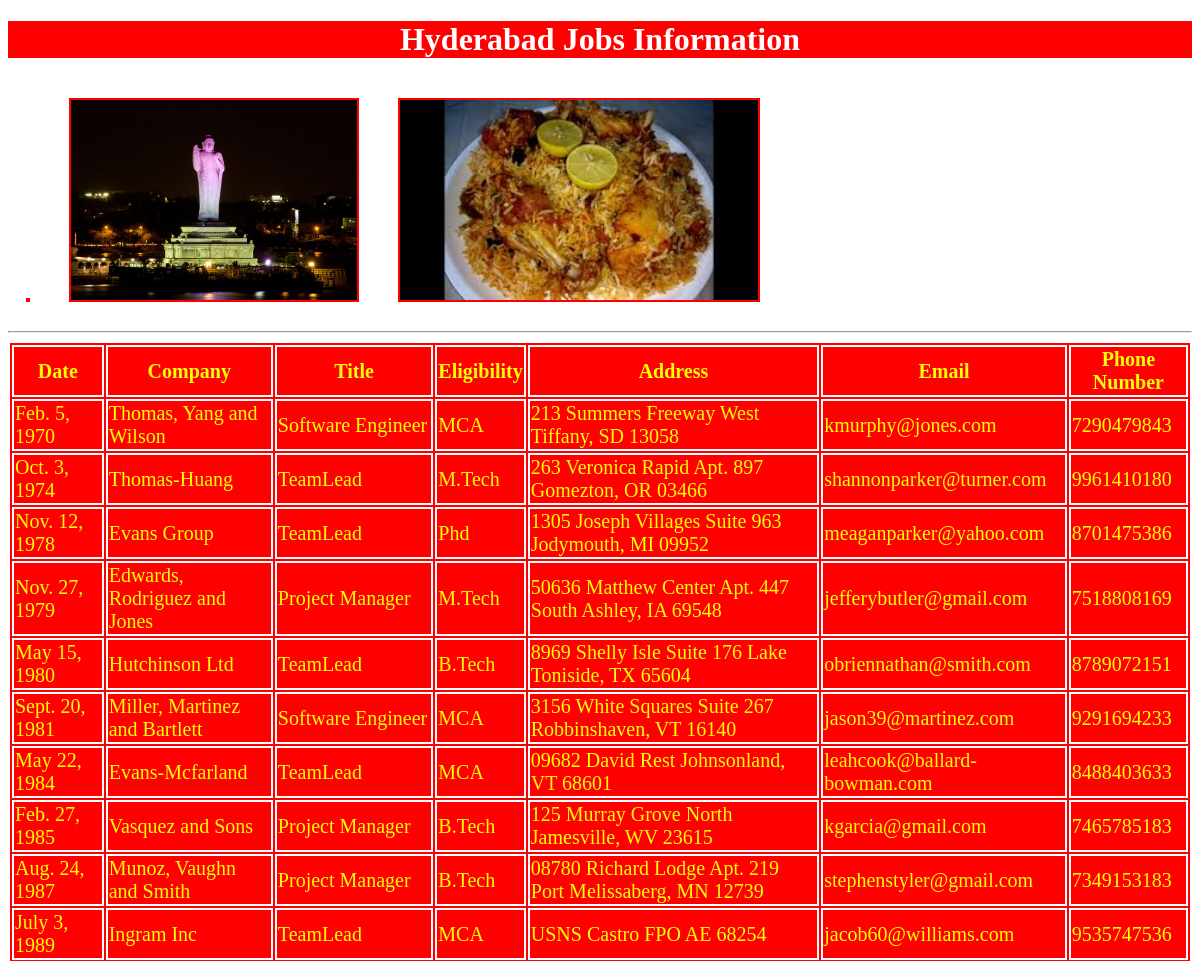
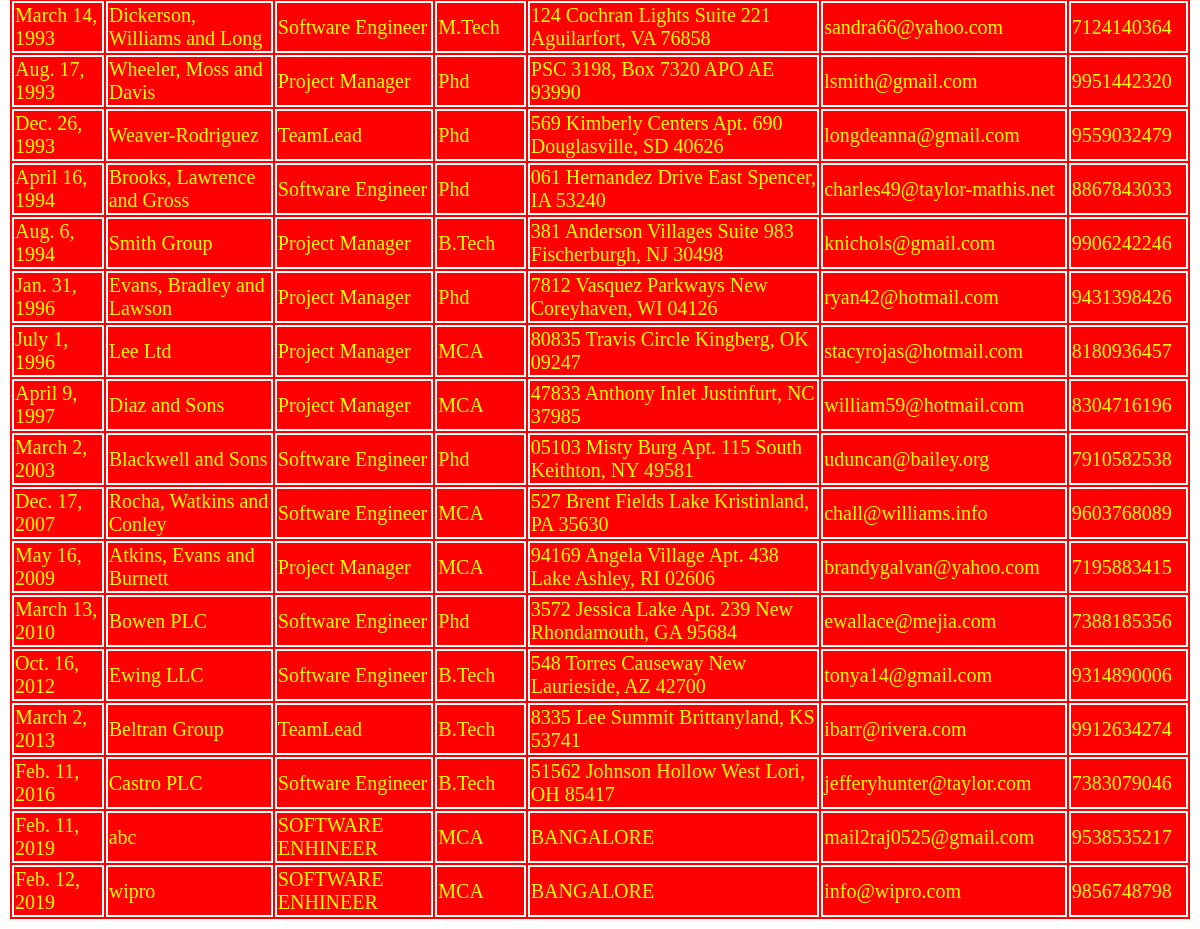
Screenshot of /hydjobs/ with the database file from the repository (2 pictures, top to bottom).
### testapp/models.py (models this page shows)
class hydjobs(models.Model):
    date=models.DateField();
    company=models.CharField(max_length=100);
    title=models.CharField(max_length=100);
    eligibility=models.CharField(max_length=100);
    address=models.CharField(max_length=100);
    email=models.EmailField();
    phonenumber=models.IntegerField()

### testapp/views.py (the view)
# urls.py: url(r'^hydjobs/', views.hydjobs1),
def hydjobs1(request):
    jobs_list=hydjobs.objects.order_by('date')
    my_dict={'jobs_list':jobs_list}
    return render(request,'testapp/hydjobs.html',context=my_dict)

### templates/testapp/hydjobs.html (shortened to what this page needs)
<!DOCTYPE html>
{% load staticfiles %}
<html lang="en" dir="ltr">
  <head>
    <link rel="stylesheet" href="{% static "css/demo.css" %}">
  </head>
  <body>
    <h1>Hyderabad Jobs Information</h1>
        <img src="{%static "images/hyd1.jpg"%}" alt="">
        <img src="{%static "images/hyd2.jpg"%}" alt="">
        <img src="{%static "images/hyd3.jpg"%}" alt="">
        <hr>
        {% if jobs_list %}
        <table id='tab'>
          <thead>
            <th>Date</th>
            <th>Company</th>
            <th>Title</th>
            <th>Eligibility</th>
            <th>Address</th>
            <th>Email</th>
            <th>Phone Number</th>
          </thead>
          {% for job in jobs_list %}
          <tr>
            <td>{{job.date}}</td>
            <td>{{job.company}}</td>
            <td>{{job.title}}</td>
            <td>{{job.eligibility}}</td>
            <td>{{job.address}}</td>
            <td>{{job.email}}</td>
            <td>{{job.phonenumber}}</td>
          </tr>
          {% endfor %}
        </table>
        {%else%}
        <p>No Jobs Found In Hyderabad</p>
      {% endif %}
  </body>
</html>

### static/css/demo.css (style rules this page uses)
body { background: url(https://images.unsplash.com/photo-1540941511432-d0d8480fdd99?ixlib=rb-1.2.1&ixid=eyJhcHBfaWQiOjEyMDd9&auto=format&fit=crop&w=500&q=60); background-repeat: no-repeat; background-size: cover; }
img { height:200px; width:50% float:right; margin:1.5%; border:2px solid red; }
h1 { color:white; text-align: center; background: red; }
table,thead,th,tr,td { color:yellow; border:2px solid white; font-size: 20px; margin:auto; background:red; }
thead,th { color:yellow; border:2px solid white; font-size: 20px; margin:auto; background:red; }
table tr:nth-of-type(even) { background: #f4c242; }

### rows the page displays
hydjobs: date "Feb. 5, 1970", company "Thomas, Yang and Wilson", title "Software Engineer", eligibility "MCA", address "213 Summers Freeway West Tiffany, SD 13058", email "kmurphy@jones.com", phonenumber "7290479843"
hydjobs: date "Oct. 3, 1974", company "Thomas-Huang", title "TeamLead", eligibility "M.Tech", address "263 Veronica Rapid Apt. 897 Gomezton, OR 03466", email "shannonparker@turner.com", phonenumber "9961410180"
hydjobs: date "Nov. 12, 1978", company "Evans Group", title "TeamLead", eligibility "Phd", address "1305 Joseph Villages Suite 963 Jodymouth, MI 09952", email "meaganparker@yahoo.com", phonenumber "8701475386"
hydjobs: date "Nov. 27, 1979", company "Edwards, Rodriguez and Jones", title "Project Manager", eligibility "M.Tech", address "50636 Matthew Center Apt. 447 South Ashley, IA 69548", email "jefferybutler@gmail.com", phonenumber "7518808169"
hydjobs: date "May 15, 1980", company "Hutchinson Ltd", title "TeamLead", eligibility "B.Tech", address "8969 Shelly Isle Suite 176 Lake Toniside, TX 65604", email "obriennathan@smith.com", phonenumber "8789072151"
hydjobs: date "Sept. 20, 1981", company "Miller, Martinez and Bartlett", title "Software Engineer", eligibility "MCA", address "3156 White Squares Suite 267 Robbinshaven, VT 16140", email "jason39@martinez.com", phonenumber "9291694233"
hydjobs: date "May 22, 1984", company "Evans-Mcfarland", title "TeamLead", eligibility "MCA", address "09682 David Rest Johnsonland, VT 68601", email "leahcook@ballard-bowman.com", phonenumber "8488403633"
hydjobs: date "Feb. 27, 1985", company "Vasquez and Sons", title "Project Manager", eligibility "B.Tech", address "125 Murray Grove North Jamesville, WV 23615", email "kgarcia@gmail.com", phonenumber "7465785183"
hydjobs: date "Aug. 24, 1987", company "Munoz, Vaughn and Smith", title "Project Manager", eligibility "B.Tech", address "08780 Richard Lodge Apt. 219 Port Melissaberg, MN 12739", email "stephenstyler@gmail.com", phonenumber "7349153183"
hydjobs: date "July 3, 1989", company "Ingram Inc", title "TeamLead", eligibility "MCA", address "USNS Castro FPO AE 68254", email "jacob60@williams.com", phonenumber "9535747536"
hydjobs: date "March 14, 1993", company "Dickerson, Williams and Long", title "Software Engineer", eligibility "M.Tech", address "124 Cochran Lights Suite 221 Aguilarfort, VA 76858", email "sandra66@yahoo.com", phonenumber "7124140364"
hydjobs: date "Aug. 17, 1993", company "Wheeler, Moss and Davis", title "Project Manager", eligibility "Phd", address "PSC 3198, Box 7320 APO AE 93990", email "lsmith@gmail.com", phonenumber "9951442320"
hydjobs: date "Dec. 26, 1993", company "Weaver-Rodriguez", title "TeamLead", eligibility "Phd", address "569 Kimberly Centers Apt. 690 Douglasville, SD 40626", email "longdeanna@gmail.com", phonenumber "9559032479"
hydjobs: date "April 16, 1994", company "Brooks, Lawrence and Gross", title "Software Engineer", eligibility "Phd", address "061 Hernandez Drive East Spencer, IA 53240", email "charles49@taylor-mathis.net", phonenumber "8867843033"
hydjobs: date "Aug. 6, 1994", company "Smith Group", title "Project Manager", eligibility "B.Tech", address "381 Anderson Villages Suite 983 Fischerburgh, NJ 30498", email "knichols@gmail.com", phonenumber "9906242246"
hydjobs: date "Jan. 31, 1996", company "Evans, Bradley and Lawson", title "Project Manager", eligibility "Phd", address "7812 Vasquez Parkways New Coreyhaven, WI 04126", email "ryan42@hotmail.com", phonenumber "9431398426"
hydjobs: date "July 1, 1996", company "Lee Ltd", title "Project Manager", eligibility "MCA", address "80835 Travis Circle Kingberg, OK 09247", email "stacyrojas@hotmail.com", phonenumber "8180936457"
hydjobs: date "April 9, 1997", company "Diaz and Sons", title "Project Manager", eligibility "MCA", address "47833 Anthony Inlet Justinfurt, NC 37985", email "william59@hotmail.com", phonenumber "8304716196"
hydjobs: date "March 2, 2003", company "Blackwell and Sons", title "Software Engineer", eligibility "Phd", address "05103 Misty Burg Apt. 115 South Keithton, NY 49581", email "uduncan@bailey.org", phonenumber "7910582538"
hydjobs: date "Dec. 17, 2007", company "Rocha, Watkins and Conley", title "Software Engineer", eligibility "MCA", address "527 Brent Fields Lake Kristinland, PA 35630", email "chall@williams.info", phonenumber "9603768089"
hydjobs: date "May 16, 2009", company "Atkins, Evans and Burnett", title "Project Manager", eligibility "MCA", address "94169 Angela Village Apt. 438 Lake Ashley, RI 02606", email "brandygalvan@yahoo.com", phonenumber "7195883415"
hydjobs: date "March 13, 2010", company "Bowen PLC", title "Software Engineer", eligibility "Phd", address "3572 Jessica Lake Apt. 239 New Rhondamouth, GA 95684", email "ewallace@mejia.com", phonenumber "7388185356"
hydjobs: date "Oct. 16, 2012", company "Ewing LLC", title "Software Engineer", eligibility "B.Tech", address "548 Torres Causeway New Laurieside, AZ 42700", email "tonya14@gmail.com", phonenumber "9314890006"
hydjobs: date "March 2, 2013", company "Beltran Group", title "TeamLead", eligibility "B.Tech", address "8335 Lee Summit Brittanyland, KS 53741", email "ibarr@rivera.com", phonenumber "9912634274"
hydjobs: date "Feb. 11, 2016", company "Castro PLC", title "Software Engineer", eligibility "B.Tech", address "51562 Johnson Hollow West Lori, OH 85417", email "jefferyhunter@taylor.com", phonenumber "7383079046"
hydjobs: date "Feb. 11, 2019", company "abc", title "SOFTWARE ENHINEER", eligibility "MCA", address "BANGALORE", email "mail2raj0525@gmail.com", phonenumber "9538535217"
hydjobs: date "Feb. 12, 2019", company "wipro", title "SOFTWARE ENHINEER", eligibility "MCA", address "BANGALORE", email "info@wipro.com", phonenumber "9856748798"
